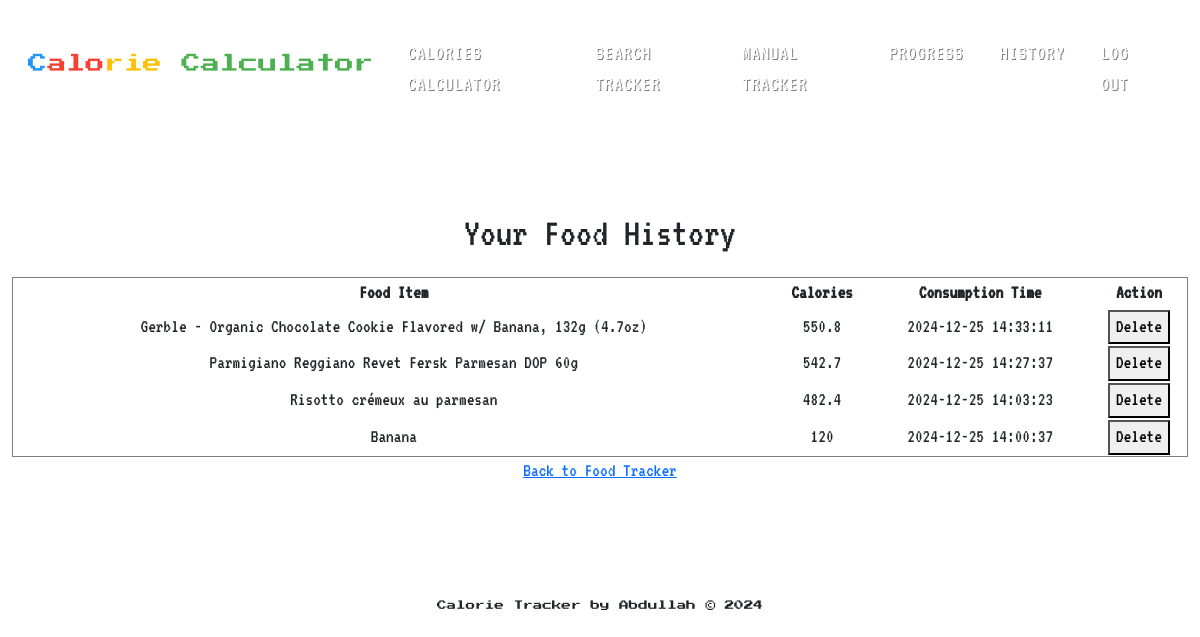
The app's page /history (signed in) with its own data.
### tables this page shows
CREATE TABLE food_entries (
    id INTEGER PRIMARY KEY AUTOINCREMENT,  -- Unique ID for each food entry
    user_id INTEGER NOT NULL,  -- Foreign key referencing the user (who consumed the food)
    calorie_tracking_id INTEGER NOT NULL,  -- Foreign key referencing the daily calorie tracking record
    food_item VARCHAR(255) NOT NULL,  -- Name of the food item consumed
    calories INTEGER NOT NULL,  -- Calories in the consumed food (calculated based on weight)
    weight INTEGER NOT NULL,  -- Weight of the consumed food in grams
    consumption_time TIMESTAMP DEFAULT CURRENT_TIMESTAMP,  -- Timestamp when the food was consumed
    FOREIGN KEY (user_id) REFERENCES users(id),  -- Foreign key constraint referencing the `users` table
    FOREIGN KEY (calorie_tracking_id) REFERENCES calorie_tracking(id)  -- Foreign key constraint referencing the `calorie_tracking` table
);

### app.py (the view)
@app.route("/history", methods=["GET"])
@login_required
def history():
    connection = get_db()
    food_entries = connection.execute(
        """
        SELECT id, food_item, calories, consumption_time
        FROM food_entries
        WHERE user_id = ?
        ORDER BY consumption_time DESC
        """,
        (session["user_id"],)
    ).fetchall()
    connection.close()
    return render_template("history.html", food_entries=food_entries)

### app.py (called while the page is built)
@app.after_request
def after_request(response):
    response.headers["Cache-Control"] = "no-cache, no-store, must-revalidate"
    response.headers["Expires"] = 0
    response.headers["Pragma"] = "no-cache"
    return response

def get_db():
    connection = sqlite3.connect("cal.db")
    connection.row_factory = sqlite3.Row
    return connection

@app.after_request
def after_request(response):
    response.headers["Cache-Control"] = "no-cache, no-store, must-revalidate"
    response.headers["Expires"] = 0
    response.headers["Pragma"] = "no-cache"
    return response

### extensions.py (called while the page is built)
def login_required(f):
    @wraps(f)
    def decorated_function(*args, **kwargs):
        if session.get("user_id") is None:
            return redirect("/login")
        return f(*args, **kwargs)
    return decorated_function

### templates/history.html (shortened to what this page needs)
{% extends "layout.html" %}
{% block main %}
    <h1>Your Food History</h1>
    {% if food_entries %}
        <table border="1" style="width: 100%; border-collapse: collapse; margin-top: 20px;">
            <thead>
                <tr>
                    <th>Food Item</th>
                    <th>Calories</th>
                    <th>Consumption Time</th>
                    <th>Action</th>
                </tr>
            </thead>
            <tbody>
                {% for entry in food_entries %}
                    <tr>
                        <td>{{ entry.food_item }}</td>
                        <td>{{ entry.calories }}</td>
                        <td>{{ entry.consumption_time }}</td>
                        <td>
                            <button onclick="deleteFood('{{ entry.id }}')">Delete</button>
                        </td>
                    </tr>
                {% endfor %}
            </tbody>
        </table>
    {% else %}
        <p>No food entries found. Start tracking your meals!</p>
    {% endif %}
    <a href="{{ url_for('manual_tracker') }}">Back to Food Tracker</a>
{% endblock %}

### templates/layout.html (style rules this page uses)
body { font-family: 'VT323', monospace; font-size: 1.2rem; background-color: var(--retro-background); background-image: linear-gradient(45deg, #ffffff 25%, transparent 25%), linear-gradient(-45deg, #ffffff 25%, transparent 25%), linear-gradient(45deg, transparent 75%, #ffffff 75%), linear-gradient(-45deg, transparent 75%, #ffffff 75%); background-size: 20px 20px; background-position: 0 0, 0 10px, 10px -10px, -10px 0px; }

### records on screen
food_entries: food_item "Gerble - Organic Chocolate Cookie Flavored w/ Banana, 132g (4.7oz)", calories "550.8", consumption_time "2024-12-25 14:33:11"
food_entries: food_item "Parmigiano Reggiano Revet Fersk Parmesan DOP 60g", calories "542.7", consumption_time "2024-12-25 14:27:37"
food_entries: food_item "Risotto crémeux au parmesan", calories "482.4", consumption_time "2024-12-25 14:03:23"
food_entries: food_item "Banana", calories "120", consumption_time "2024-12-25 14:00:37"
